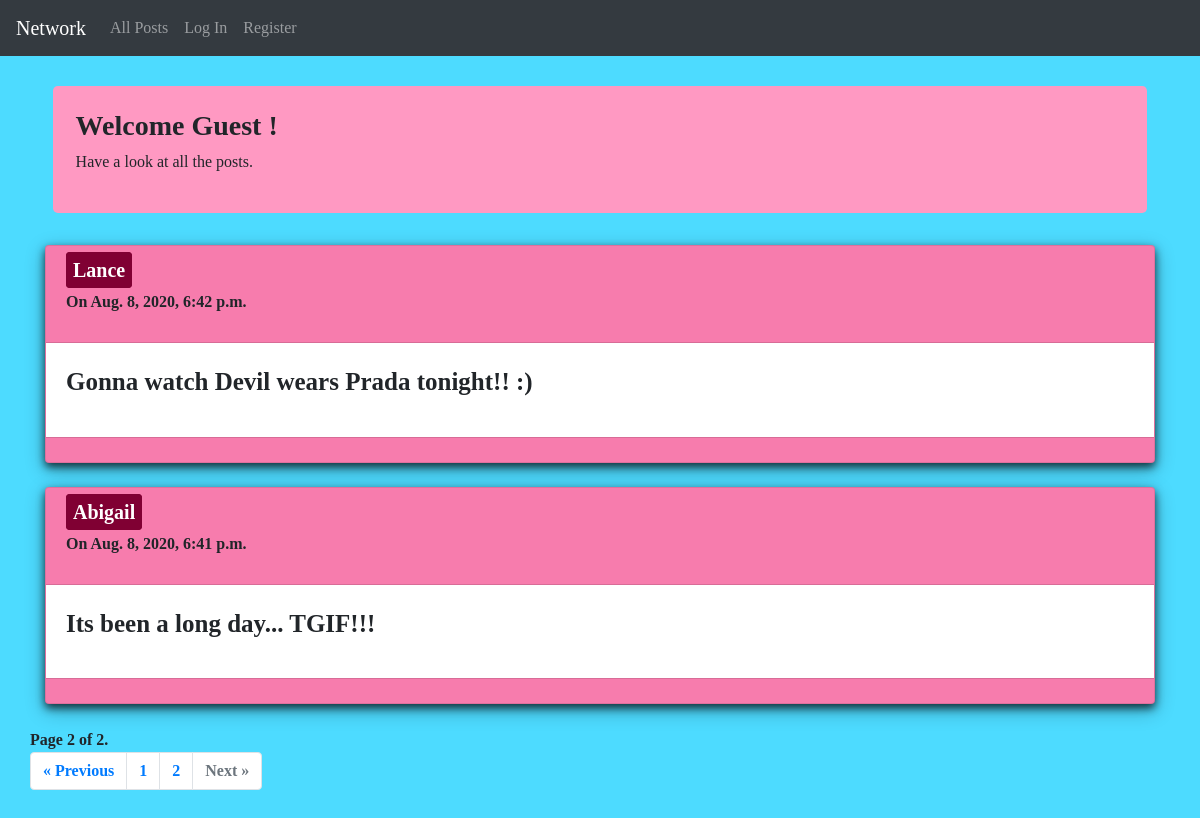
Screenshot of /?page=2 with the database file from the repository.
### network/models.py (models this page shows, shortened)
class Blogpost(models.Model):
    username = models.CharField(max_length=64)
    content = models.TextField()
    timestamp = models.DateTimeField(auto_now_add=True)
    likes = models.IntegerField()

### network/views.py (the view)
# urls.py: path("", views.index, name="index"),
def index(request):
    try:
        allposts = Blogpost.objects.all()
        allposts = allposts.order_by("-timestamp").all()
        paginator = Paginator(allposts, 10) # Show 25 contacts per page.
        page_number = request.GET.get('page')
        page_obj = paginator.get_page(page_number)
    except:
        page_obj = None
    try:
        likeslist = Like.objects.filter(likedby=request.user.username)
        likedids = []
        for l in likeslist:
            likedids.append(l.postid)
    except:
        likedids =  None
    cuser=[]
    cuser.append(request.user.username)
    return render(request, 'network/index.html', {'page_obj': page_obj,'likedids':likedids,'cuser':cuser})

### network/templates/network/index.html (shortened to what this page needs)
{% extends "network/layout.html" %}
{% block body %}
<div class="jumbotron" id="jumbo">
    {% block pname %}
    {% if user.username %}
<h3>Welcome <b>{{user.username}}</b></h3>
{% else %}
<h3><b>Welcome Guest !</b></h3>
{% endif %}
{% endblock %}
{% if not page_obj %}
    <p>No posts yet!!!</p>
    {% else %}
    {% block allorprofile %}
    <p>Have a look at all the posts.</p>
    {% endblock %}
    {% endif %}
</div>
<div class="container" id="posts">
  {% block forposts %}
    {% for bpost in page_obj %}
    <div class="card">
    <div class="card-header">
    <h5><a class="userurl" href="{% url 'profilepage' bpost.username %}"><b>{{bpost.username}}<b></a></a></h5>
    <p>On {{bpost.timestamp}}</p>
    </div>
    <div class="card-body" id="card-body-{{bpost.id}}">
        <p>{{bpost.content}}</p>
    </div>
    <div class="card-footer" id="likes-{{bpost.id}}">
    </div>
    </div>
    <br>
    {% endfor %}
    {% endblock %}
</div>
{% if page_obj %}
{% if page_obj.paginator.num_pages > 1 %}
<nav aria-label="Page navigation example">
    <span class="current">
        Page {{ page_obj.number }} of {{ page_obj.paginator.num_pages }}.
    </span>
    <ul class="pagination">
    {% if page_obj.has_previous %}
      <li class="page-item"><a class="page-link" href="?page={{ page_obj.previous_page_number }}">&laquo; Previous</a></li>
      {% else %}
      <li class="page-item disabled">
        <span class="page-link">&laquo; Previous</span>
      </li>
      {% endif %}
      {% for i in page_obj.paginator.page_range %}
      <li class="page-item"><a class="page-link" href="?page={{i}}">{{i}}</a></li>
      {% endfor %}
      {% if page_obj.has_next %}
      <li class="page-item"><a class="page-link" href="?page={{ page_obj.next_page_number }}">Next &raquo;</a></li>
      {% else %}
      <li class="page-item disabled">
        <span class="page-link">Next &raquo;</span>
      </li>
      {% endif %}
    </ul>
  </nav>
  {% endif %}
  {% endif %}
{% endblock %}

### network/static/network/styles.css (style rules this page uses)
body { background-color: #4ddbff; font-family: cursive; }
#jumbo { padding: 2%; margin-left: 2%; margin-right: 2%; background-color: #ff99c2; }
.userurl { color: white; font-weight: 800; padding: 5px; background-color: #800033; border-style: solid; border-color: #800033; border-width: 2px; border-radius: 4px; }
.card { box-shadow: 0 4px 8px 0 rgba(0, 0, 0, 0.7), 0 6px 20px 0 rgba(0, 0, 0, 0.3); background-color: #ff80b3; font-family: times; }
.card-body { background-color: white; font-family: times; font-size: 25px; font-weight: bold; }

### rows the page displays
Blogpost: username "Lance", timestamp "Aug. 8, 2020, 6:42 p.m.", content "Gonna watch Devil wears Prada tonight!! :)"
Blogpost: username "Abigail", timestamp "Aug. 8, 2020, 6:41 p.m.", content "Its been a long day... TGIF!!!"

### other values shown
{{ page_obj.number }} "2"
{{ page_obj.paginator.num_pages }} "2"
{{ i }} "1" "2"
